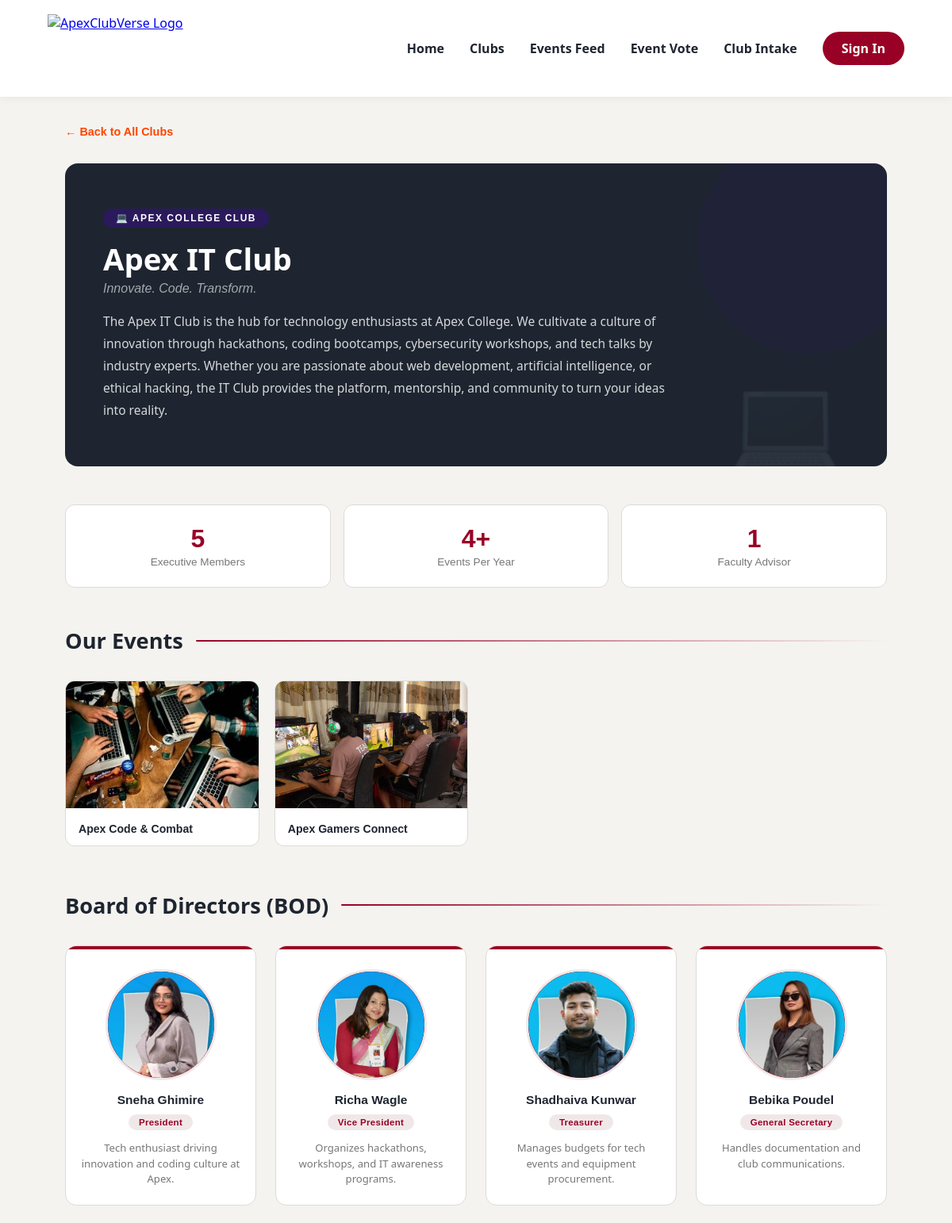
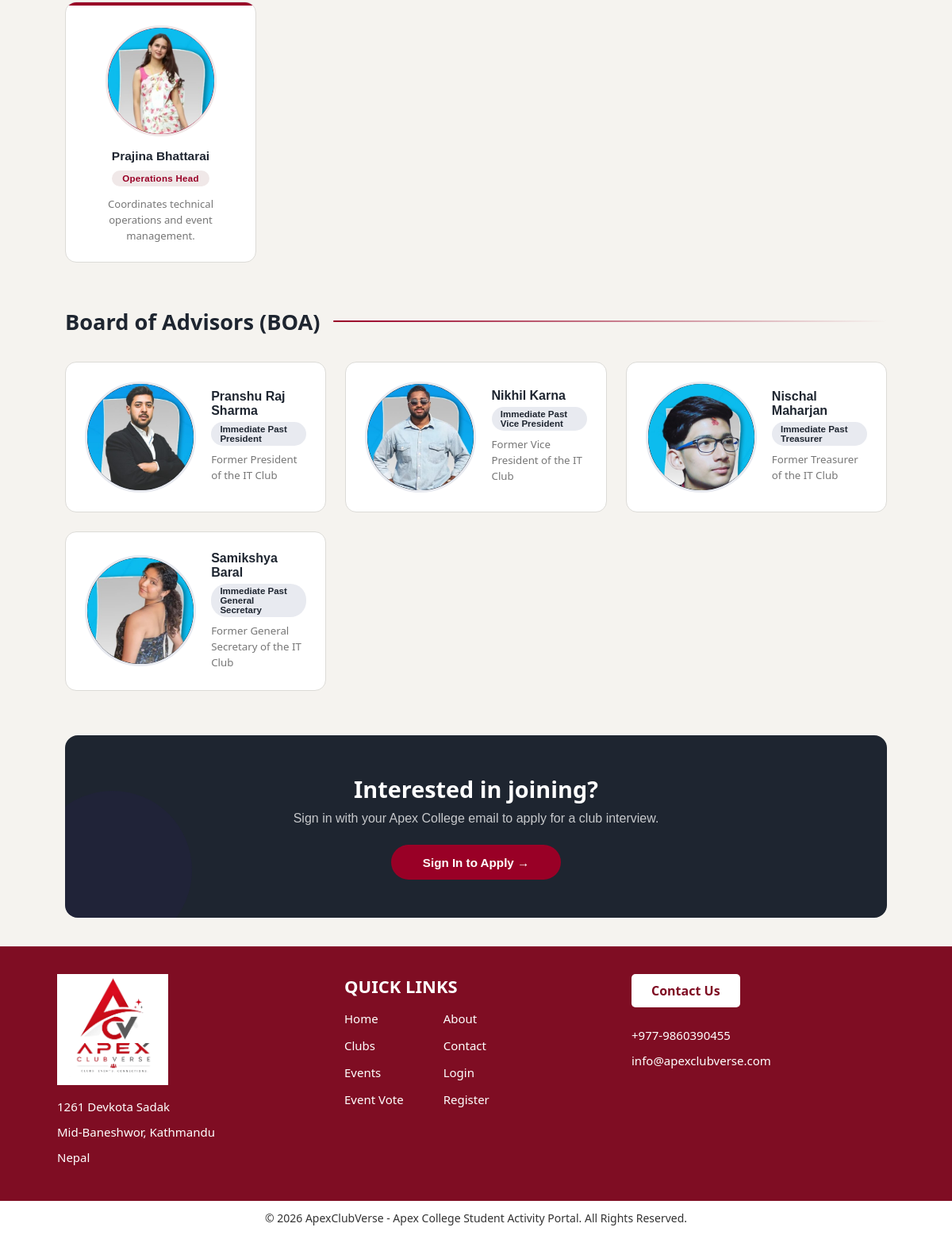
/club_detail.php?id=5, run on the app's committed database (2 pictures, top to bottom).
### tables this page shows
CREATE TABLE `clubs` (
  `id` int(11) NOT NULL AUTO_INCREMENT,
  `name` varchar(255) NOT NULL,
  `description` text DEFAULT NULL,
  `page_url` varchar(255) DEFAULT NULL,
  `intake_open` tinyint(1) NOT NULL DEFAULT 1,
  PRIMARY KEY (`id`)
);

CREATE TABLE `events` (
  `id` int(11) NOT NULL AUTO_INCREMENT,
  `club_id` int(11) NOT NULL,
  `title` varchar(255) NOT NULL,
  `description` text DEFAULT NULL,
  `event_date` date DEFAULT NULL,
  `event_time` varchar(50) DEFAULT NULL,
  `location` varchar(255) DEFAULT NULL,
  `image` varchar(255) DEFAULT NULL,
  `status` enum('upcoming','ongoing','completed') NOT NULL DEFAULT 'upcoming',
  `created_at` timestamp NOT NULL DEFAULT current_timestamp(),
  PRIMARY KEY (`id`),
  KEY `club_id` (`club_id`),
  CONSTRAINT `events_ibfk_1` FOREIGN KEY (`club_id`) REFERENCES `clubs` (`id`) ON DELETE CASCADE ON UPDATE CASCADE
);

CREATE TABLE `bod_members` (
  `id` int(11) NOT NULL AUTO_INCREMENT,
  `club_id` int(11) NOT NULL,
  `name` varchar(255) NOT NULL,
  `position` varchar(255) NOT NULL,
  `bio` text DEFAULT NULL,
  `photo` varchar(255) DEFAULT 'logo.png',
  PRIMARY KEY (`id`),
  KEY `club_id` (`club_id`),
  CONSTRAINT `bod_members_ibfk_1` FOREIGN KEY (`club_id`) REFERENCES `clubs` (`id`) ON DELETE CASCADE ON UPDATE CASCADE
);

CREATE TABLE `boa_members` (
  `id` int(11) NOT NULL AUTO_INCREMENT,
  `club_id` int(11) NOT NULL,
  `name` varchar(255) NOT NULL,
  `title` varchar(255) NOT NULL,
  `expertise` text DEFAULT NULL,
  `photo` varchar(255) DEFAULT 'logo.png',
  PRIMARY KEY (`id`),
  KEY `club_id` (`club_id`),
  CONSTRAINT `boa_members_ibfk_1` FOREIGN KEY (`club_id`) REFERENCES `clubs` (`id`) ON DELETE CASCADE ON UPDATE CASCADE
);

### includes/config.php (called while the page is built, shortened)
<?php
function url(string $path = ''): string
{
    $path = ltrim(str_replace('\\', '/', $path), '/');
    return (BASE_PATH === '' ? '' : BASE_PATH) . '/' . $path;
}
function root_path(string $path = ''): string
{
    $path = ltrim(str_replace('\\', '/', $path), '/');
    return ROOT_PATH . ($path === '' ? '' : DIRECTORY_SEPARATOR . str_replace('/', DIRECTORY_SEPARATOR, $path));
}
function media_url(?string $image): string
{
    $image = str_replace('\\', '/', trim($image));
    $image = ltrim($image, '/');
    if (strpos($image, '/') !== false) {
        if (is_file(root_path($image))) {
            return url($image);
        }
        $image = basename($image);
    }
    return url('images/' . $image);
}
function member_photo_url(?string $photo): string
{
    $photo = basename(str_replace('\\', '/', trim($photo)));
    $rel = 'images/members/' . $photo;
    if (is_file(root_path($rel))) {
        return url($rel);
    }
    return url('images/logo.png');
}

### club_detail.php (the view, shortened to what this page needs)
<?php
include 'includes/db.php';
$club_id = isset($_GET['id']) ? (int)$_GET['id'] : 1;
include 'includes/header.php';
$club_result = mysqli_query($conn, "SELECT * FROM clubs WHERE id = $club_id");
$club = mysqli_fetch_assoc($club_result);
$bod_result = mysqli_query($conn, "SELECT * FROM bod_members WHERE club_id = $club_id ORDER BY FIELD(position, 'President', 'Vice President', 'Treasurer', 'General Secretary', 'Operations Head')");
$boa_result = mysqli_query($conn, "SELECT * FROM boa_members WHERE club_id = $club_id");
$events_result = mysqli_query($conn, "SELECT * FROM events WHERE club_id = $club_id");
$data = $club_data[$club_id] ?? $club_data[1];
?>
<div class="container">
    <a href="<?php echo htmlspecialchars(url('clubs.php')); ?>" class="back-link">&larr; Back to All Clubs</a>
    <div class="club-hero">
        <div class="club-hero-badge"><?php echo $data['icon']; ?> Apex College Club</div>
        <h1><?php echo htmlspecialchars($club['name']); ?></h1>
        <div class="tagline"><?php echo $data['tagline']; ?></div>
        <p class="about-text"><?php echo $data['about']; ?></p>
    </div>
    <div class="stats-strip">
        <div class="stat-card">
            <div class="stat-number">5</div>
            <div class="stat-label">Executive Members</div>
        </div>
        <div class="stat-card">
            <div class="stat-number">4+</div>
            <div class="stat-label">Events Per Year</div>
        </div>
        <div class="stat-card">
            <div class="stat-number">1</div>
            <div class="stat-label">Faculty Advisor</div>
        </div>
    </div>
    <div class="section">
        <div class="section-header">
            <h2>Our Events</h2>
            <div class="section-line"></div>
        </div>
  <div class="events-grid">
<?php while($event = mysqli_fetch_assoc($events_result)) { ?>
<a href="<?php echo htmlspecialchars(url('event_gallery.php?id=' . $event['id'])); ?>" class="event-link">
    <div class="event-photo-card">
        <?php if(!empty($event['image'])) { ?>
            <img src="<?php echo htmlspecialchars(media_url($event['image'])); ?>"
     alt="<?php echo htmlspecialchars($event['title']); ?>"
                 style="width:100%; height:160px; object-fit:cover;">
        <?php } ?>
        <div class="event-label">
            <?php echo htmlspecialchars($event['title']); ?>
        </div>
    </div>
</a>
<?php } ?>
</div>
    </div>
    <div class="section">
        <div class="section-header">
            <h2>Board of Directors (BOD)</h2>
            <div class="section-line"></div>
        </div>
        <div class="bod-grid">
            <?php while($member = mysqli_fetch_assoc($bod_result)) {
                $initials = strtoupper(substr($member['name'], 0, 1));
            ?>
            <div class="bod-card">
                <div class="bod-avatar">
    <?php if (!empty($member['photo'])): ?>
       <img src="<?php echo htmlspecialchars(member_photo_url($member['photo'])); ?>?v=<?php echo time(); ?>"
     alt="<?php echo htmlspecialchars($member['name']); ?>">
    <?php else: ?>
        <?php echo $initials; ?>
    <?php endif; ?>
</div>
                <h3><?php echo htmlspecialchars($member['name']); ?></h3>
                <span class="bod-position">
                    <?php echo htmlspecialchars($member['position']); ?></span>
                <p>
                    <?php echo htmlspecialchars($member['bio']); ?></p>
            </div>
            <?php } ?>
        </div>
    </div>
    <div class="section">
        <div class="section-header">
            <h2>Board of Advisors (BOA)</h2>
            <div class="section-line"></div>
        </div>
        <div class="boa-grid">
            <?php while($advisor = mysqli_fetch_assoc($boa_result)) {
                $initials = strtoupper(substr($advisor['name'], 0, 1));
            ?>
       <div class="boa-card">
    <div class="boa-avatar">
<?php if (!empty($advisor['photo'])): ?>
    <img src="<?php echo htmlspecialchars(member_photo_url($advisor['photo'])); ?>?v=<?php echo time(); ?>"
     alt="<?php echo htmlspecialchars($advisor['name']); ?>">
<?php else: ?>
    <?php echo $initials; ?>
<?php endif; ?>
</div>
                <div class="boa-info">
                    <h3><?php echo htmlspecialchars($advisor['name']); ?></h3>
                    <span class="boa-title"><?php echo htmlspecialchars($advisor['title']); ?></span>
                    <p><?php echo htmlspecialchars($advisor['expertise']); ?></p>
                </div>
            </div>
            <?php } ?>
        </div>
    </div>
    <?php if(isset($_SESSION['user_logged_in'])): ?>
    <div class="cta-box">
        <h2>Want to join <?php echo htmlspecialchars($club['name']); ?>?</h2>
        <p>Apply for the club interview and become a part of our amazing team.</p>
        <a href="<?php echo htmlspecialchars(url('registration.php?club_id=' . $club_id)); ?>" class="cta-btn">Apply for Interview &rarr;</a>
    </div>
    <?php else: ?>
    <div class="cta-box">
        <h2>Interested in joining?</h2>
        <p>Sign in with your Apex College email to apply for a club interview.</p>
        <a href="<?php echo htmlspecialchars(url('login.php')); ?>" class="cta-btn">Sign In to Apply &rarr;</a>
    </div>
    <?php endif; ?>
</div>
<?php include 'includes/footer.php'; ?>

### assets/css/style.css (style rules this page uses)
:root { --bg-color: #f5f3ef; --card-bg: #ffffff; --text-dark: #1e2530; --primary-crimson: #990026; --accent-orange: #ff4500; }
* { box-sizing: border-box; margin: 0; padding: 0; font-family: 'Georgia', 'Segoe UI', serif; }
html { height: auto; }
body { background-color: #f5f3ef; color: var(--text-dark); display: flex; flex-direction: column; min-height: 100vh; height: auto; overflow-x: clip; position: relative; }
img, video, iframe { max-width: 100%; height: auto; }
.content-wrapper > div { width: 100%; }

### data on the page
clubs: name "Apex IT Club"
events: image (picture), title "Apex Code & Combat"
events: image (picture), title "Apex Gamers Connect"
bod_members: photo (picture), name "Sneha Ghimire", position "President", bio "Tech enthusiast driving innovation and coding culture at Apex."
bod_members: photo (picture), name "Richa Wagle", position "Vice President", bio "Organizes hackathons, workshops, and IT awareness programs."
bod_members: photo (picture), name "Shadhaiva Kunwar", position "Treasurer", bio "Manages budgets for tech events and equipment procurement."
bod_members: photo (picture), name "Bebika Poudel", position "General Secretary", bio "Handles documentation and club communications."
bod_members: photo (picture), name "Prajina Bhattarai", position "Operations Head", bio "Coordinates technical operations and event management."
boa_members: photo (picture), name "Pranshu Raj Sharma", title "Immediate Past President", expertise "Former President of the IT Club"
boa_members: photo (picture), name "Nikhil Karna", title "Immediate Past Vice President", expertise "Former Vice President of the IT Club"
boa_members: photo (picture), name "Nischal Maharjan", title "Immediate Past Treasurer", expertise "Former Treasurer of the IT Club"
boa_members: photo (picture), name "Samikshya Baral", title "Immediate Past General Secretary", expertise "Former General Secretary of the IT Club"

### other printed values
$data['icon'] "💻"
$data['tagline'] "Innovate. Code. Transform."
